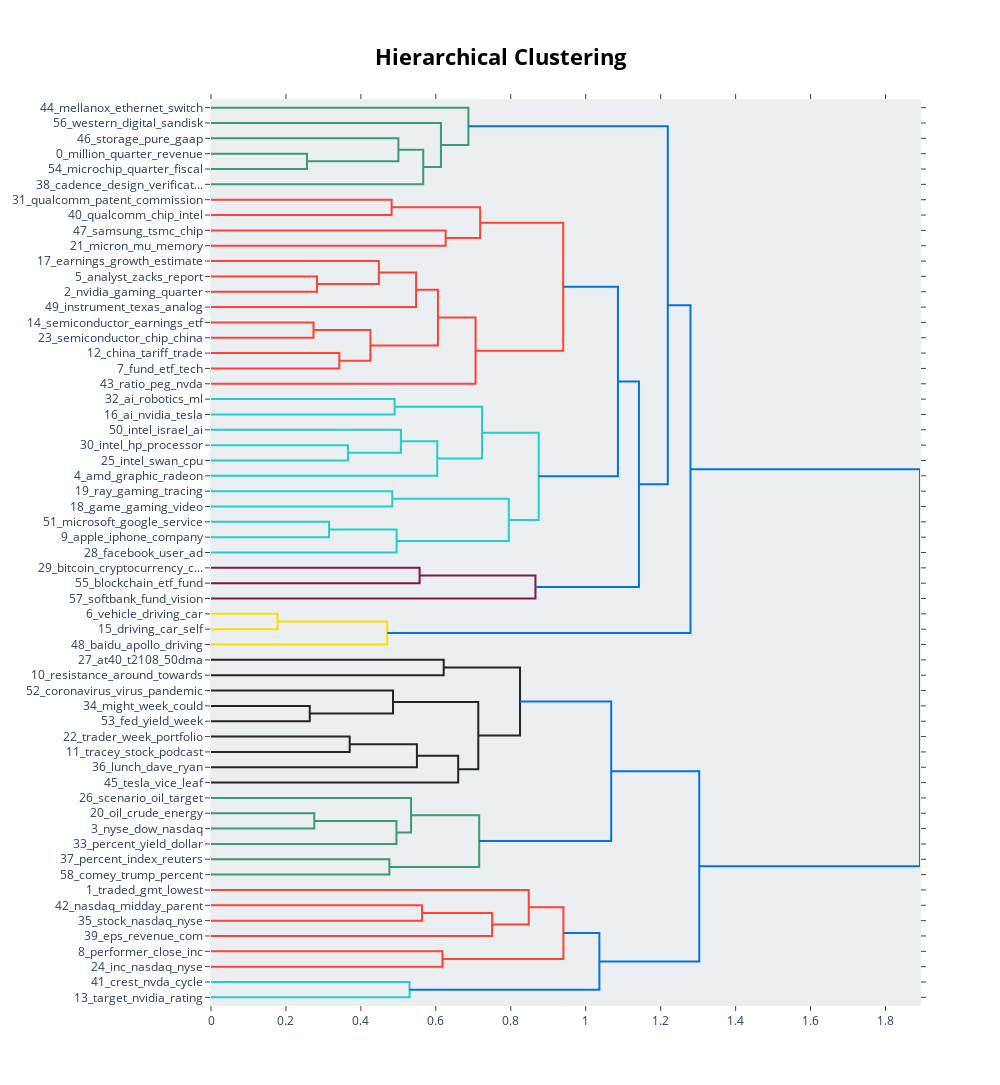

Notebook code cell kept with this figure:
### Code cell
# make hierarchical topic visualization
fig = bert_topic.visualize_hierarchy()
fig.show()

### Figure 1 — Plotly figure (JSON) as saved in the notebook; plotly's stock layout.template omitted (floating-point values rounded to 4 significant figures)
{"data": [{"hoverinfo": "text", "marker": {"color": "rgb(61,153,112)"}, "mode": "lines", "type": "scatter", "x": [0, 0.2561, 0.2561, 0], "xaxis": "x", "y": [-35, -35, -45, -45], "yaxis": "y"}, {"hoverinfo": "text", "marker": {"color": "rgb(61,153,112)"}, "mode": "lines", "type": "scatter", "x": [0, 0.5001, 0.5001, 0.2561], "xaxis": "x", "y": [-25, -25, -40, -40], "yaxis": "y"}, {"hoverinfo": "text", "marker": {"color": "rgb(61,153,112)"}, "mode": "lines", "type": "scatter", "x": [0.5001, 0.5664, 0.5664, 0], "xaxis": "x", "y": [-32.5, -32.5, -55, -55], "yaxis": "y"}, {"hoverinfo": "text", "marker": {"color": "rgb(61,153,112)"}, "mode": "lines", "type": "scatter", "x": [0, 0.6136, 0.6136, 0.5664], "xaxis": "x", "y": [-15, -15, -43.75, -43.75], "yaxis": "y"}, {"hoverinfo": "text", "marker": {"color": "rgb(61,153,112)"}, "mode": "lines", "type": "scatter", "x": [0, 0.6869, 0.6869, 0.6136], "xaxis": "x", "y": [-5, -5, -29.38, -29.38], "yaxis": "y"}, {"hoverinfo": "text", "marker": {"color": "rgb(255,65,54)"}, "mode": "lines", "type": "scatter", "x": [0, 0.4819, 0.4819, 0], "xaxis": "x", "y": [-65, -65, -75, -75], "yaxis": "y"}, {"hoverinfo": "text", "marker": {"color": "rgb(255,65,54)"}, "mode": "lines", "type": "scatter", "x": [0, 0.6262, 0.6262, 0], "xaxis": "x", "y": [-85, -85, -95, -95], "yaxis": "y"}, {"hoverinfo": "text", "marker": {"color": "rgb(255,65,54)"}, "mode": "lines", "type": "scatter", "x": [0.4819, 0.7183, 0.7183, 0.6262], "xaxis": "x", "y": [-70, -70, -90, -90], "yaxis": "y"}, {"hoverinfo": "text", "marker": {"color": "rgb(255,65,54)"}, "mode": "lines", "type": "scatter", "x": [0, 0.2828, 0.2828, 0], "xaxis": "x", "y": [-115, -115, -125, -125], "yaxis": "y"}, {"hoverinfo": "text", "marker": {"color": "rgb(255,65,54)"}, "mode": "lines", "type": "scatter", "x": [0, 0.448, 0.448, 0.2828], "xaxis": "x", "y": [-105, -105, -120, -120], "yaxis": "y"}, {"hoverinfo": "text", "marker": {"color": "rgb(255,65,54)"}, "mode": "lines", "type": "scatter", "x": [0.448, 0.5473, 0.5473, 0], "xaxis": "x", "y": [-112.5, -112.5, -135, -135], "yaxis": "y"}, {"hoverinfo": "text", "marker": {"color": "rgb(255,65,54)"}, "mode": "lines", "type": "scatter", "x": [0, 0.2735, 0.2735, 0], "xaxis": "x", "y": [-145, -145, -155, -155], "yaxis": "y"}, {"hoverinfo": "text", "marker": {"color": "rgb(255,65,54)"}, "mode": "lines", "type": "scatter", "x": [0, 0.3425, 0.3425, 0], "xaxis": "x", "y": [-165, -165, -175, -175], "yaxis": "y"}, {"hoverinfo": "text", "marker": {"color": "rgb(255,65,54)"}, "mode": "lines", "type": "scatter", "x": [0.2735, 0.4254, 0.4254, 0.3425], "xaxis": "x", "y": [-150, -150, -170, -170], "yaxis": "y"}, {"hoverinfo": "text", "marker": {"color": "rgb(255,65,54)"}, "mode": "lines", "type": "scatter", "x": [0.5473, 0.6056, 0.6056, 0.4254], "xaxis": "x", "y": [-123.8, -123.8, -160, -160], "yaxis": "y"}, {"hoverinfo": "text", "marker": {"color": "rgb(255,65,54)"}, "mode": "lines", "type": "scatter", "x": [0.6056, 0.7061, 0.7061, 0], "xaxis": "x", "y": [-141.9, -141.9, -185, -185], "yaxis": "y"}, {"hoverinfo": "text", "marker": {"color": "rgb(255,65,54)"}, "mode": "lines", "type": "scatter", "x": [0.7183, 0.9399, 0.9399, 0.7061], "xaxis": "x", "y": [-80, -80, -163.4, -163.4], "yaxis": "y"}, {"hoverinfo": "text", "marker": {"color": "rgb(35,205,205)"}, "mode": "lines", "type": "scatter", "x": [0, 0.49, 0.49, 0], "xaxis": "x", "y": [-195, -195, -205, -205], "yaxis": "y"}, {"hoverinfo": "text", "marker": {"color": "rgb(35,205,205)"}, "mode": "lines", "type": "scatter", "x": [0, 0.3656, 0.3656, 0], "xaxis": "x", "y": [-225, -225, -235, -235], "yaxis": "y"}, {"hoverinfo": "text", "marker": {"color": "rgb(35,205,205)"}, "mode": "lines", "type": "scatter", "x": [0, 0.5068, 0.5068, 0.3656], "xaxis": "x", "y": [-215, -215, -230, -230], "yaxis": "y"}, {"hoverinfo": "text", "marker": {"color": "rgb(35,205,205)"}, "mode": "lines", "type": "scatter", "x": [0.5068, 0.6037, 0.6037, 0], "xaxis": "x", "y": [-222.5, -222.5, -245, -245], "yaxis": "y"}, {"hoverinfo": "text", "marker": {"color": "rgb(35,205,205)"}, "mode": "lines", "type": "scatter", "x": [0.49, 0.7234, 0.7234, 0.6037], "xaxis": "x", "y": [-200, -200, -233.8, -233.8], "yaxis": "y"}, {"hoverinfo": "text", "marker": {"color": "rgb(35,205,205)"}, "mode": "lines", "type": "scatter", "x": [0, 0.4838, 0.4838, 0], "xaxis": "x", "y": [-255, -255, -265, -265], "yaxis": "y"}, {"hoverinfo": "text", "marker": {"color": "rgb(35,205,205)"}, "mode": "lines", "type": "scatter", "x": [0, 0.3151, 0.3151, 0], "xaxis": "x", "y": [-275, -275, -285, -285], "yaxis": "y"}, {"hoverinfo": "text", "marker": {"color": "rgb(35,205,205)"}, "mode": "lines", "type": "scatter", "x": [0.3151, 0.4954, 0.4954, 0], "xaxis": "x", "y": [-280, -280, -295, -295], "yaxis": "y"}, {"hoverinfo": "text", "marker": {"color": "rgb(35,205,205)"}, "mode": "lines", "type": "scatter", "x": [0.4838, 0.7947, 0.7947, 0.4954], "xaxis": "x", "y": [-260, -260, -287.5, -287.5], "yaxis": "y"}, {"hoverinfo": "text", "marker": {"color": "rgb(35,205,205)"}, "mode": "lines", "type": "scatter", "x": [0.7234, 0.8745, 0.8745, 0.7947], "xaxis": "x", "y": [-216.9, -216.9, -273.8, -273.8], "yaxis": "y"}, {"hoverinfo": "text", "marker": {"color": "rgb(0,116,217)"}, "mode": "lines", "type": "scatter", "x": [0.9399, 1.086, 1.086, 0.8745], "xaxis": "x", "y": [-121.7, -121.7, -245.3, -245.3], "yaxis": "y"}, {"hoverinfo": "text", "marker": {"color": "rgb(133,20,75)"}, "mode": "lines", "type": "scatter", "x": [0, 0.5567, 0.5567, 0], "xaxis": "x", "y": [-305, -305, -315, -315], "yaxis": "y"}, {"hoverinfo": "text", "marker": {"color": "rgb(133,20,75)"}, "mode": "lines", "type": "scatter", "x": [0.5567, 0.8659, 0.8659, 0], "xaxis": "x", "y": [-310, -310, -325, -325], "yaxis": "y"}, {"hoverinfo": "text", "marker": {"color": "rgb(0,116,217)"}, "mode": "lines", "type": "scatter", "x": [1.086, 1.142, 1.142, 0.8659], "xaxis": "x", "y": [-183.5, -183.5, -317.5, -317.5], "yaxis": "y"}, {"hoverinfo": "text", "marker": {"color": "rgb(0,116,217)"}, "mode": "lines", "type": "scatter", "x": [0.6869, 1.219, 1.219, 1.142], "xaxis": "x", "y": [-17.19, -17.19, -250.5, -250.5], "yaxis": "y"}, {"hoverinfo": "text", "marker": {"color": "rgb(255,220,0)"}, "mode": "lines", "type": "scatter", "x": [0, 0.1776, 0.1776, 0], "xaxis": "x", "y": [-335, -335, -345, -345], "yaxis": "y"}, {"hoverinfo": "text", "marker": {"color": "rgb(255,220,0)"}, "mode": "lines", "type": "scatter", "x": [0.1776, 0.4704, 0.4704, 0], "xaxis": "x", "y": [-340, -340, -355, -355], "yaxis": "y"}, {"hoverinfo": "text", "marker": {"color": "rgb(0,116,217)"}, "mode": "lines", "type": "scatter", "x": [1.219, 1.28, 1.28, 0.4704], "xaxis": "x", "y": [-133.8, -133.8, -347.5, -347.5], "yaxis": "y"}, {"hoverinfo": "text", "marker": {"color": "rgb(40,35,35)"}, "mode": "lines", "type": "scatter", "x": [0, 0.621, 0.621, 0], "xaxis": "x", "y": [-365, -365, -375, -375], "yaxis": "y"}, {"hoverinfo": "text", "marker": {"color": "rgb(40,35,35)"}, "mode": "lines", "type": "scatter", "x": [0, 0.2635, 0.2635, 0], "xaxis": "x", "y": [-395, -395, -405, -405], "yaxis": "y"}, {"hoverinfo": "text", "marker": {"color": "rgb(40,35,35)"}, "mode": "lines", "type": "scatter", "x": [0, 0.4857, 0.4857, 0.2635], "xaxis": "x", "y": [-385, -385, -400, -400], "yaxis": "y"}, {"hoverinfo": "text", "marker": {"color": "rgb(40,35,35)"}, "mode": "lines", "type": "scatter", "x": [0, 0.3701, 0.3701, 0], "xaxis": "x", "y": [-415, -415, -425, -425], "yaxis": "y"}, {"hoverinfo": "text", "marker": {"color": "rgb(40,35,35)"}, "mode": "lines", "type": "scatter", "x": [0.3701, 0.5495, 0.5495, 0], "xaxis": "x", "y": [-420, -420, -435, -435], "yaxis": "y"}, {"hoverinfo": "text", "marker": {"color": "rgb(40,35,35)"}, "mode": "lines", "type": "scatter", "x": [0.5495, 0.6597, 0.6597, 0], "xaxis": "x", "y": [-427.5, -427.5, -445, -445], "yaxis": "y"}, {"hoverinfo": "text", "marker": {"color": "rgb(40,35,35)"}, "mode": "lines", "type": "scatter", "x": [0.4857, 0.7133, 0.7133, 0.6597], "xaxis": "x", "y": [-392.5, -392.5, -436.2, -436.2], "yaxis": "y"}, {"hoverinfo": "text", "marker": {"color": "rgb(40,35,35)"}, "mode": "lines", "type": "scatter", "x": [0.621, 0.8247, 0.8247, 0.7133], "xaxis": "x", "y": [-370, -370, -414.4, -414.4], "yaxis": "y"}, {"hoverinfo": "text", "marker": {"color": "rgb(61,153,112)"}, "mode": "lines", "type": "scatter", "x": [0, 0.2757, 0.2757, 0], "xaxis": "x", "y": [-465, -465, -475, -475], "yaxis": "y"}, {"hoverinfo": "text", "marker": {"color": "rgb(61,153,112)"}, "mode": "lines", "type": "scatter", "x": [0.2757, 0.4949, 0.4949, 0], "xaxis": "x", "y": [-470, -470, -485, -485], "yaxis": "y"}, {"hoverinfo": "text", "marker": {"color": "rgb(61,153,112)"}, "mode": "lines", "type": "scatter", "x": [0, 0.5338, 0.5338, 0.4949], "xaxis": "x", "y": [-455, -455, -477.5, -477.5], "yaxis": "y"}, {"hoverinfo": "text", "marker": {"color": "rgb(61,153,112)"}, "mode": "lines", "type": "scatter", "x": [0, 0.4761, 0.4761, 0], "xaxis": "x", "y": [-495, -495, -505, -505], "yaxis": "y"}, {"hoverinfo": "text", "marker": {"color": "rgb(61,153,112)"}, "mode": "lines", "type": "scatter", "x": [0.5338, 0.7158, 0.7158, 0.4761], "xaxis": "x", "y": [-466.2, -466.2, -500, -500], "yaxis": "y"}, {"hoverinfo": "text", "marker": {"color": "rgb(0,116,217)"}, "mode": "lines", "type": "scatter", "x": [0.8247, 1.068, 1.068, 0.7158], "xaxis": "x", "y": [-392.2, -392.2, -483.1, -483.1], "yaxis": "y"}, {"hoverinfo": "text", "marker": {"color": "rgb(255,65,54)"}, "mode": "lines", "type": "scatter", "x": [0, 0.5632, 0.5632, 0], "xaxis": "x", "y": [-525, -525, -535, -535], "yaxis": "y"}, {"hoverinfo": "text", "marker": {"color": "rgb(255,65,54)"}, "mode": "lines", "type": "scatter", "x": [0.5632, 0.7503, 0.7503, 0], "xaxis": "x", "y": [-530, -530, -545, -545], "yaxis": "y"}, {"hoverinfo": "text", "marker": {"color": "rgb(255,65,54)"}, "mode": "lines", "type": "scatter", "x": [0, 0.848, 0.848, 0.7503], "xaxis": "x", "y": [-515, -515, -537.5, -537.5], "yaxis": "y"}, {"hoverinfo": "text", "marker": {"color": "rgb(255,65,54)"}, "mode": "lines", "type": "scatter", "x": [0, 0.6177, 0.6177, 0], "xaxis": "x", "y": [-555, -555, -565, -565], "yaxis": "y"}, {"hoverinfo": "text", "marker": {"color": "rgb(255,65,54)"}, "mode": "lines", "type": "scatter", "x": [0.848, 0.9405, 0.9405, 0.6177], "xaxis": "x", "y": [-526.2, -526.2, -560, -560], "yaxis": "y"}, {"hoverinfo": "text", "marker": {"color": "rgb(35,205,205)"}, "mode": "lines", "type": "scatter", "x": [0, 0.5299, 0.5299, 0], "xaxis": "x", "y": [-575, -575, -585, -585], "yaxis": "y"}, {"hoverinfo": "text", "marker": {"color": "rgb(0,116,217)"}, "mode": "lines", "type": "scatter", "x": [0.9405, 1.036, 1.036, 0.5299], "xaxis": "x", "y": [-543.1, -543.1, -580, -580], "yaxis": "y"}, {"hoverinfo": "text", "marker": {"color": "rgb(0,116,217)"}, "mode": "lines", "type": "scatter", "x": [1.068, 1.303, 1.303, 1.036], "xaxis": "x", "y": [-437.7, -437.7, -561.6, -561.6], "yaxis": "y"}, {"hoverinfo": "text", "marker": {"color": "rgb(0,116,217)"}, "mode": "lines", "type": "scatter", "x": [1.28, 1.892, 1.892, 1.303], "xaxis": "x", "y": [-240.7, -240.7, -499.6, -499.6], "yaxis": "y"}], "layout": {"autosize": false, "height": 1085, "hoverlabel": {"bgcolor": "white", "font": {"family": "Rockwell", "size": 16}}, "hovermode": "closest", "plot_bgcolor": "#ECEFF1", "showlegend": false, "title": {"font": {"color": "Black", "size": 22}, "text": "<b>Hierarchical Clustering</b>", "x": 0.5, "xanchor": "center", "yanchor": "top"}, "width": 1000, "xaxis": {"mirror": "allticks", "rangemode": "tozero", "showgrid": false, "showline": true, "showticklabels": true, "ticks": "outside", "type": "linear", "zeroline": false}, "yaxis": {"mirror": "allticks", "range": [-590, 0], "rangemode": "tozero", "showgrid": false, "showline": true, "showticklabels": true, "tickmode": "array", "ticks": "outside", "ticktext": ["44_mellanox_ethernet_switch", "56_western_digital_sandisk", "46_storage_pure_gaap", "0_million_quarter_revenue", "54_microchip_quarter_fiscal", "38_cadence_design_verificat...", "31_qualcomm_patent_commission", "40_qualcomm_chip_intel", "47_samsung_tsmc_chip", "21_micron_mu_memory", "17_earnings_growth_estimate", "5_analyst_zacks_report", "2_nvidia_gaming_quarter", "49_instrument_texas_analog", "14_semiconductor_earnings_etf", "23_semiconductor_chip_china", "12_china_tariff_trade", "7_fund_etf_tech", "43_ratio_peg_nvda", "32_ai_robotics_ml", "16_ai_nvidia_tesla", "50_intel_israel_ai", "30_intel_hp_processor", "25_intel_swan_cpu", "4_amd_graphic_radeon", "19_ray_gaming_tracing", "18_game_gaming_video", "51_microsoft_google_service", "9_apple_iphone_company", "28_facebook_user_ad", "29_bitcoin_cryptocurrency_c...", "55_blockchain_etf_fund", "57_softbank_fund_vision", "6_vehicle_driving_car", "15_driving_car_self", "48_baidu_apollo_driving", "27_at40_t2108_50dma", "10_resistance_around_towards", "52_coronavirus_virus_pandemic", "34_might_week_could", "53_fed_yield_week", "22_trader_week_portfolio", "11_tracey_stock_podcast", "36_lunch_dave_ryan", "45_tesla_vice_leaf", "26_scenario_oil_target", "20_oil_crude_energy", "3_nyse_dow_nasdaq", "33_percent_yield_dollar", "37_percent_index_reuters", "58_comey_trump_percent", "1_traded_gmt_lowest", "42_nasdaq_midday_parent", "35_stock_nasdaq_nyse", "39_eps_revenue_com", "8_performer_close_inc", "24_inc_nasdaq_nyse", "41_crest_nvda_cycle", "13_target_nvidia_rating"], "tickvals": [-5, -15, -25, -35, -45, -55, -65, -75, -85, -95, -105, -115, -125, -135, -145, -155, -165, -175, -185, -195, -205, -215, -225, -235, -245, -255, -265, -275, -285, -295, -305, -315, -325, -335, -345, -355, -365, -375, -385, -395, -405, -415, -425, -435, -445, -455, -465, -475, -485, -495, -505, -515, -525, -535, -545, -555, -565, -575, -585], "type": "linear", "zeroline": false}}}
